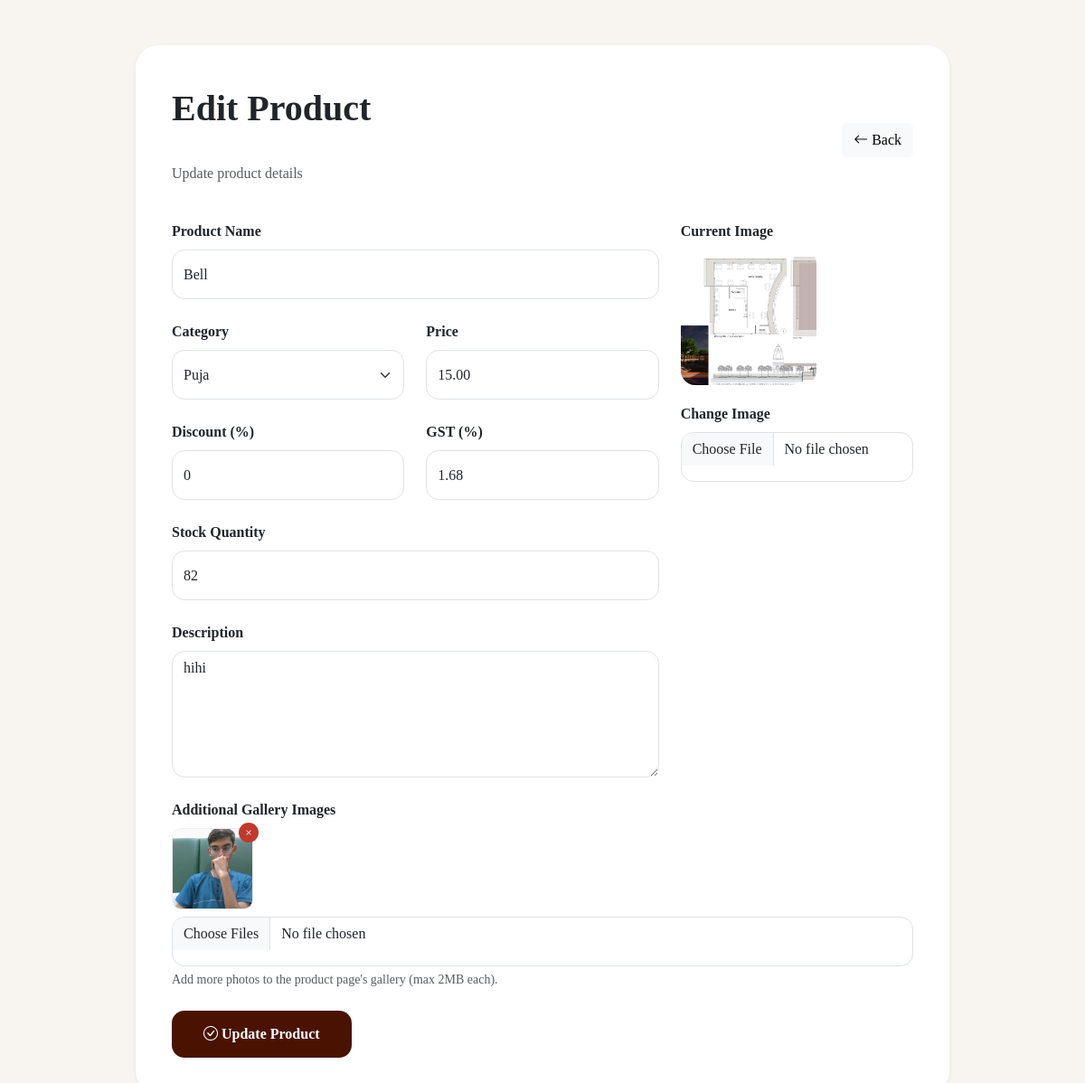
Screenshot of /admin/edit-product.php?id=10 (signed in) with the database file from the repository.
### tables this page shows
CREATE TABLE `products` (
  `id` int(11) NOT NULL,
  `name` varchar(255) DEFAULT NULL,
  `slug` varchar(255) DEFAULT NULL,
  `price` decimal(10,2) DEFAULT NULL,
  `old_price` decimal(10,2) DEFAULT NULL,
  `stock` int(11) DEFAULT NULL,
  `category` varchar(100) DEFAULT NULL,
  `type` varchar(50) DEFAULT NULL,
  `description` text DEFAULT NULL,
  `image` varchar(255) DEFAULT NULL,
  `badge` varchar(50) DEFAULT NULL,
  `rating` decimal(2,1) DEFAULT NULL,
  `reviews` int(11) DEFAULT NULL,
  `status` int(11) DEFAULT 1,
  `created_at` timestamp NOT NULL DEFAULT current_timestamp(),
  `stock_quantity` int(11) NOT NULL DEFAULT 0,
  `discount` int(11) NOT NULL DEFAULT 0,
  `gst_rate` decimal(5,2) NOT NULL DEFAULT 18.00
);

CREATE TABLE `categories` (
  `id` int(11) NOT NULL,
  `name` varchar(100) DEFAULT NULL,
  `icon` varchar(100) DEFAULT NULL,
  `type` varchar(50) DEFAULT NULL,
  `status` int(11) DEFAULT 1
);

CREATE TABLE `product_images` (
  `id` int(11) NOT NULL,
  `product_id` int(11) NOT NULL,
  `image` varchar(255) NOT NULL,
  `display_order` int(11) DEFAULT 0
);

### admin/edit-product.php (the view, shortened to what this page needs)
<?php
require_once '../config/db.php';
$id = (int) $_GET['id'];
$query = mysqli_query(
    $conn,
    "SELECT * FROM products WHERE id='$id'"
);
$product = mysqli_fetch_assoc($query);
$galleryImagesQuery = mysqli_query($conn, "SELECT * FROM product_images WHERE product_id=$id ORDER BY display_order ASC, id ASC");
$galleryImages = [];
while ($row = mysqli_fetch_assoc($galleryImagesQuery)) {
    $galleryImages[] = $row;
}
?>
<!DOCTYPE html>
<html>
<head>
    <link href="https://cdn.jsdelivr.net/npm/bootstrap@5.3.3/dist/css/bootstrap.min.css" rel="stylesheet">
    <link href="https://cdn.jsdelivr.net/npm/bootstrap-icons/font/bootstrap-icons.css" rel="stylesheet">
</head>
<body>
    <div class="container">
        <div class="main-box shadow-sm">
            <div class="d-flex justify-content-between align-items-center mb-4">
                <div>
                    <div class="title">
                        Edit Product
                    </div>
                    <p class="text-muted">
                        Update product details
                    </p>
                </div>
                <a href="products.php"
                    class="btn btn-light">
                    <i class="bi bi-arrow-left"></i>
                    Back
                </a>
            </div>
            <form method="POST"
                enctype="multipart/form-data">
                <div class="row">
                    <div class="col-md-8">
                        <div class="mb-4">
                            <label class="form-label">
                                Product Name
                            </label>
                            <input type="text"
                                name="name"
                                class="form-control"
                                value="<?php echo $product['name']; ?>"
                                required>
                        </div>
                        <div class="row">
                            <div class="col-md-6 mb-4">
                                <label class="form-label">
                                    Category
                                </label>
                                <select name="category"
                                    class="form-select"
                                    required>
                                    <?php
                                    $cat_query = mysqli_query(
                                        $conn,
                                        "SELECT * FROM categories"
                                    );
                                    while ($cat = mysqli_fetch_assoc($cat_query)) {
                                    ?>
                                        <option value="<?php echo $cat['name']; ?>"
                                            <?php
                                            if ($product['category'] == $cat['name']) {
                                                echo "selected";
                                            }
                                            ?>>
                                            <?php echo $cat['name']; ?>
                                        </option>
                                    <?php } ?>
                                </select>
                            </div>
                            <div class="col-md-6 mb-4">
                                <label class="form-label">
                                    Price
                                </label>
                                <input type="number"
                                    name="price"
                                    class="form-control"
                                    value="<?php echo $product['price']; ?>"
                                    required>
                            </div>
                            <div class="col-md-6 mb-4">
                                <label class="form-label">
                                    Discount (%)
                                </label>
                                <input type="number"
                                    name="discount"
                                    class="form-control"
                                    value="<?php echo $product['discount']; ?>"
                                    min="0"
                                    max="100">
                            </div>
                            <div class="col-md-6 mb-4">
                                <label class="form-label">
                                    GST (%)
                                </label>
                                <input
                                    type="number"
                                    name="gst_rate"
                                    class="form-control"
                                    value="<?php echo $product['gst_rate']; ?>"
                                    min="0"
                                    step="0.01">
                            </div>
                        </div>
                        <div class="mb-4">
                            <label class="form-label">
                                Stock Quantity
                            </label>
                            <input type="number"
                                name="stock"
                                class="form-control"
                                value="<?php echo $product['stock']; ?>"
                                required>
                        </div>
                        <div class="mb-4">
                            <label class="form-label">
                                Description
                            </label>
                            <textarea name="description"
                                class="form-control"
                                required><?php echo $product['description']; ?></textarea>
                        </div>
                    </div>
                    <div class="col-md-4">
                        <label class="form-label">
                            Current Image
                        </label>
                        <br>
                        <img src="../uploads/products/<?php echo $product['image']; ?>"
                            class="product-img">
                        <div class="mb-4">
                            <label class="form-label">
                                Change Image
                            </label>
                            <input type="file"
                                name="image"
                                class="form-control">
                        </div>
                    </div>
                </div>
                <div class="mb-4">
                    <label class="form-label">
                        Additional Gallery Images
                    </label>
                    <div class="d-flex flex-wrap gap-2 mb-2">
                        <?php foreach ($galleryImages as $img) { ?>
                            <div style="position:relative;width:90px;">
                                <img src="../uploads/products/<?= htmlspecialchars($img['image']); ?>"
                                    style="width:90px;height:90px;object-fit:cover;border-radius:10px;border:1px solid #eee;">
                                <a href="edit-product.php?id=<?= $id; ?>&delete_gallery_image=<?= (int) $img['id']; ?>"
                                    onclick="return confirm('Remove this image from the gallery?')"
                                    style="position:absolute;top:-6px;right:-6px;background:#c0392b;color:#fff;border-radius:50%;width:22px;height:22px;display:flex;align-items:center;justify-content:center;text-decoration:none;font-size:12px;">
                                    <i class="bi bi-x"></i>
                                </a>
                            </div>
                        <?php } ?>
                    </div>
                    <input type="file"
                        name="additional_images[]"
                        class="form-control"
                        accept="image/jpeg,image/png,image/webp,image/gif"
                        multiple>
                    <div class="form-text">Add more photos to the product page's gallery (max 2MB each).</div>
                </div>
                <button type="submit"
                    name="update_product"
                    class="btn-save">
                    <i class="bi bi-check-circle"></i>
                    Update Product
                </button>
            </form>
        </div>
    </div>
</body>
</html>

### admin/edit-product.php (style rules this page uses)
body { background: #f8f5f1; font-family: Poppins; }
.main-box { max-width: 900px; margin: 50px auto; background: #fff; border-radius: 25px; padding: 40px; }
.title { font-size: 40px; font-weight: 700; margin-bottom: 30px; }
.form-label { font-weight: 600; }
.form-control, .form-select { height: 55px; border-radius: 14px; }
textarea { height: 140px !important; }
.btn-save { background: #4a1200; color: #fff; border: none; padding: 14px 35px; border-radius: 14px; font-weight: 600; }
.product-img { width: 150px; height: 150px; object-fit: cover; border-radius: 16px; margin-bottom: 20px; }

### rows the page displays
products: name "Bell", category "Puja", price "15.00", discount "0", gst_rate "1.68", stock "82", description "hihi", image (picture)
product_images: image (picture)
